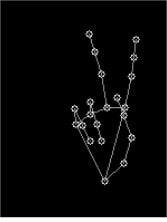
#> input picture Code/gestures/0/100.jpg, 167 x 222 px; its folder holds only this picture in this run
$ python create_data.py
#> lines starting #> are read from the running program, lines starting #| are printed output that depends on the picture
import os
import cv2
import numpy as np
import pickle
from sklearn.model_selection import train_test_split
from glob import glob

DATA_PATH = "gestures"

def load_images():
    images = []
    labels = []
    for folder in os.listdir(DATA_PATH):
        folder_path = os.path.join(DATA_PATH, folder)
        if not os.path.isdir(folder_path):
            continue
        label = int(folder)
        for img_file in os.listdir(folder_path):
            img_path = os.path.join(folder_path, img_file)
            img = cv2.imread(img_path, 0)  # grayscale
#> img is the input picture: shape (222, 167); min 0, max 255, mean 11.3
            if img is None:
                continue
            img = cv2.resize(img, (50, 50))  # resize if needed
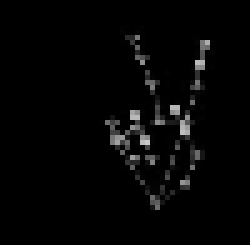
#> img: shape (50, 50) (shown 5 times larger); min 0, max 255, mean 10.3
            images.append(img)
            labels.append(label)
    return np.array(images), np.array(labels)

print("[INFO] Loading images...")
images, labels = load_images()
#> labels = [0, 1]
print(f"[INFO] Loaded {len(images)} images.")
#| [INFO] Loaded 2 images.

# Split into training and validation
#> (the run stopped early here; a loop or call above may not have finished)
